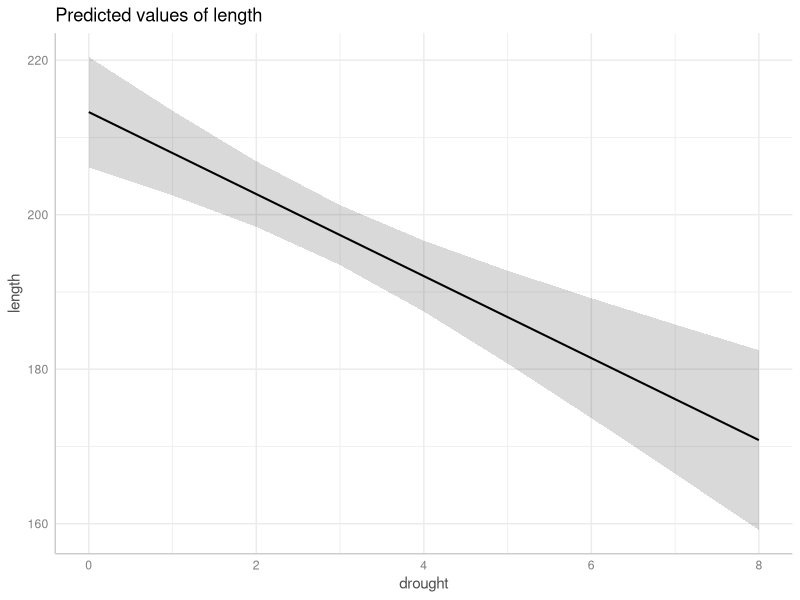
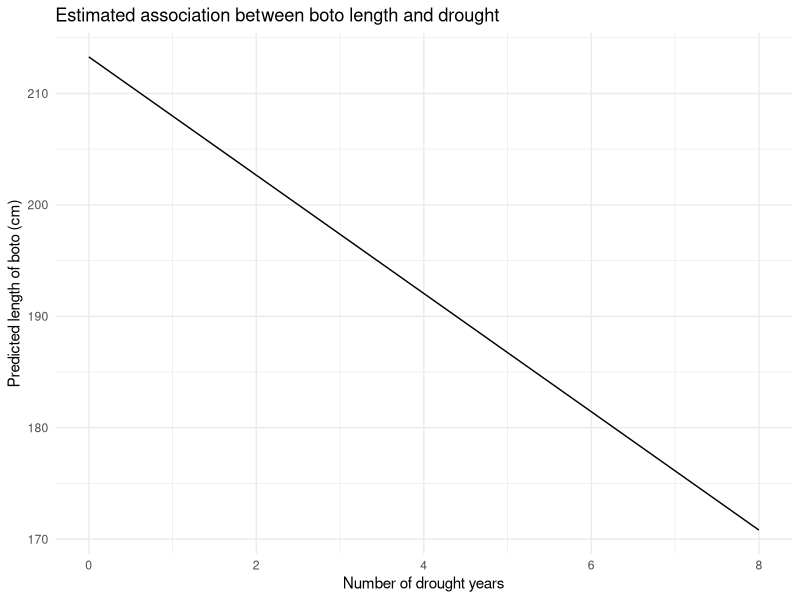
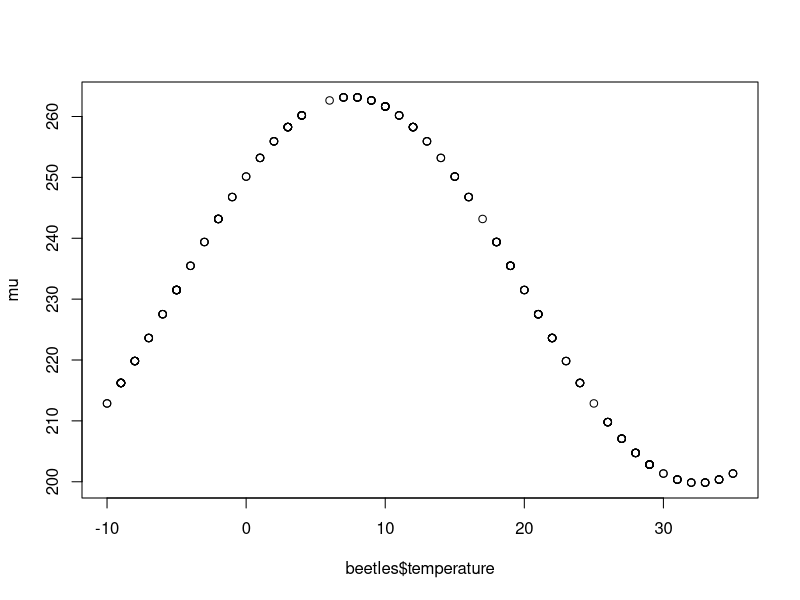

These figures' R source, in order: (Note: this script raises an error after producing the figures.)
## ---- chunk 1
knitr::opts_chunk$set(echo = TRUE, results = "hide", fig.show="show")
answer_sheet <- TRUE
library(ggplot2)
library(here)
boto <- read.table(here("Workshops/Workshop 2 - Data vis/Data", "boto.txt"), header = T)
## ---- chunk 2
rnorm(n = 10, mean = 200, sd = 10)
## ---- chunk 3
boto_model <- lm(length ~ drought, data = boto)
## ---- chunk 4
summary(boto_model)
## ---- chunk 5
library(ggeffects)
## ---- chunk 6
preds <- ggpredict(boto_model)
## ---- chunk 7
plot(preds)
## ---- chunk 8
fake <- data.frame(
  drought = 0:8
)
## ---- chunk 9
fake$fit <- predict(boto_model, newdata = fake)
## ---- chunk 10
ggplot(fake) +
  geom_line(aes(x = drought, y = fit)) +
  labs(x = "Number of drought years",
       y = "Predicted length of boto (cm)",
       title = "Estimated association between boto length and drought") +
  theme_minimal()
## ---- chunk 11
# For coordinators -
# Code below simulates and exports the data used in the workshop
# number of offspring as function of temperature

set.seed(2024)
n <- 234
beetles <- data.frame(
  temperature = round(runif(n = n, min = -10, max = 35), digits = 0)
)

b0 <- 231.5
b1 <- -31.7

temp_peak <- 20
frequency <- 2 * pi / 50  # Frequency based on the temperature range and desired peak
phase_shift <- temp_peak

mu <- b0 + b1 * sin(frequency * (beetles$temperature - phase_shift))

plot(mu ~ beetles$temperature)

beetles$offspring <- round(rnorm(n, mean = mu, sd = 30), digits = 0)

# plot(beetles$offspring ~ beetles$temperature)
# hist(beetles$offspring)

write.table(beetles, here("Workshops/Workshop 3 - LM with continuous predictor/Data", "beetles.txt"), row.names = FALSE)
